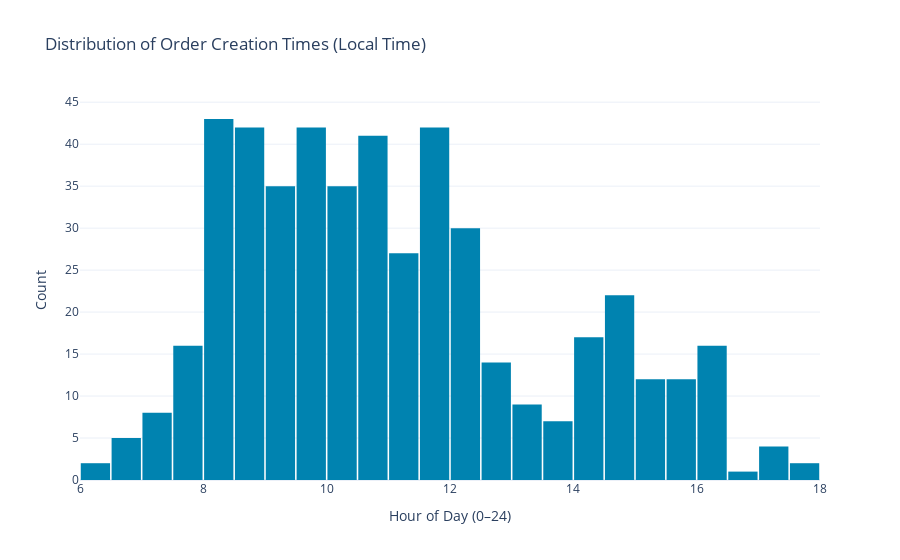
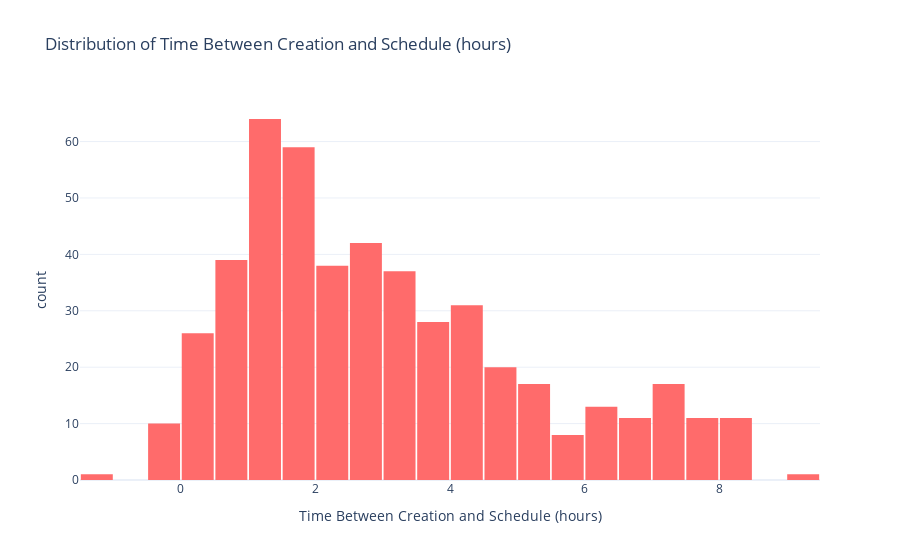

The cell these charts' notebook holds for them, in order:
### Code cell
fig1, fig2 = plot_order_timing_histograms(labors_real_df, created_col='created_at', schedule_col='schedule_date', unit='hours')

fig1.show()
fig2.show()

### Figure 1 — Plotly figure (JSON) as saved in the notebook; plotly's stock layout.template omitted (floating-point values rounded to 4 significant figures; data arrays with more than 128 entries replaced by an {"elided": "..."} marker saying what was removed)
{"data": [{"bingroup": "x", "hovertemplate": "Hour of Day (local time)=%{x}<br>count=%{y}<extra></extra>", "legendgroup": "", "marker": {"color": "#0083B0", "pattern": {"shape": ""}}, "name": "", "nbinsx": 48, "orientation": "v", "showlegend": false, "type": "histogram", "x": {"elided": "484 float values"}, "xaxis": "x", "yaxis": "y"}], "layout": {"bargap": 0.05, "barmode": "relative", "legend": {"tracegroupgap": 0}, "title": {"text": "Distribution of Order Creation Times (Local Time)"}, "xaxis": {"anchor": "y", "domain": [0, 1], "tickmode": "array", "tickvals": [0, 2, 4, 6, 8, 10, 12, 14, 16, 18, 20, 22, 24], "title": {"text": "Hour of Day (0–24)"}}, "yaxis": {"anchor": "x", "domain": [0, 1], "title": {"text": "Count"}}}}

### Figure 2 — Plotly figure (JSON) as saved in the notebook; plotly's stock layout.template omitted (floating-point values rounded to 4 significant figures; data arrays with more than 128 entries replaced by an {"elided": "..."} marker saying what was removed)
{"data": [{"bingroup": "x", "hovertemplate": "Time Between Creation and Schedule (hours)=%{x}<br>count=%{y}<extra></extra>", "legendgroup": "", "marker": {"color": "#FF6B6B", "pattern": {"shape": ""}}, "name": "", "nbinsx": 50, "orientation": "v", "showlegend": false, "type": "histogram", "x": {"elided": "484 float values"}, "xaxis": "x", "yaxis": "y"}], "layout": {"bargap": 0.05, "barmode": "relative", "legend": {"tracegroupgap": 0}, "title": {"text": "Distribution of Time Between Creation and Schedule (hours)"}, "xaxis": {"anchor": "y", "domain": [0, 1], "title": {"text": "Time Between Creation and Schedule (hours)"}}, "yaxis": {"anchor": "x", "domain": [0, 1], "title": {"text": "count"}}}}
